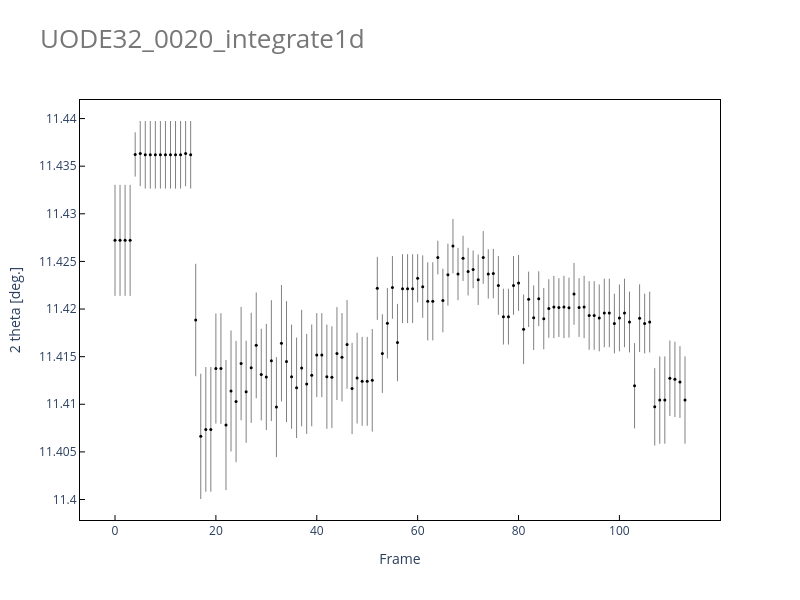

The notebook cell saved with this chart:
### Markdown cell above
## csv出力

### Code cell
# figureとcsvを作成します
def makecsv(jsonfile: str,
            hdf: Union[str, list[str]],
            ) -> None:

    # データ読み込み
    ity = []
    if type(hdf) == str:
        with h5py.File(hdf, mode = "r") as f:
            tth = np.array(f["rad"][()]) # type: ignore
            for i in range(len(list(f["integrated"].keys()))): # type: ignore
                ity.append(f["integrated/frame = {}".format(i)][()]) # type: ignore
    elif type(hdf) == list:
        for file in hdf:
            with h5py.File(file, mode = "r") as f:
                tth = np.array(f["rad"][()]) # type: ignore
                for i in range(len(list(f["integrated"].keys()))): # type: ignore
                    ity.append(f["integrated/frame = {}".format(i)][()]) # type: ignore
    ity = np.vstack(ity)
    with open(jsonfile, mode = "r") as f:
        d = json.load(f)
    
    # フレーム
    n_frame = len(d["fitres"].keys())
    frame = np.arange(n_frame)

    # for文用の変数
    pos = []
    err = []
    pf = peakfit()
    sns = []
    if d["func"] == "asympsdVoigt":
        fitfunc = pf.asympsdVoigt
        areafunc = pf.asympsdVoigt_area
    if d["func"] == "psdVoigt":
        fitfunc = pf.psdVoigt
        areafunc = pf.psdVoigt_area

    # 位置とエラーを取得
    for i in frame:

        # データ取得
        res = d["fitres"]["frame = {}".format(i)]["res"]

        # 位置
        pos.append(res["params"]["center"])

        # フィッティングエラー
        err_fit = res["err"]["center"]

        # バックグラウンド
        tth_range = d["fitres"]["frame = {}".format(i)]["range"]
        tth_mask = (tth > tth_range[0]) * (tth < tth_range[1])
        y_obs = ity[i][tth_mask]
        y_opt = fitfunc(x = tth[tth_mask], params = res["params"]) + pf.background(x = tth[tth_mask], params = res["params"])
        bg = np.sqrt(np.sum(np.square(y_opt - y_obs)))

        # ピーク強度
        area = areafunc(params = res["params"])/(tth[1]-tth[0])

        # シグナルノイズ比
        sn = area / np.sqrt(area + bg)
        sns.append(sn)

        # ピークエラー
        if d["func"] == "asympsdVoigt":
            fwhm = np.mean([res["params"][side]["fwhm"] for side in ["left", "right"]])
        if d["func"] == "psdVoigt":
            fwhm = np.array(res["params"]["fwhm"])
        err_peakrange = fwhm / sn

        # エラー算出
        err.append(np.sqrt(np.square(err_fit) + np.square(err_peakrange)))

    # plt.plot(sns)
    # return

    # csv保存
    df = pd.DataFrame(np.array([pos,err]).T, index = frame)
    df.columns = ["2 theta [deg.]", "err [deg.]"]
    csvfile = os.path.join(cachedir, "fitres.csv")
    df.to_csv(csvfile)
    print("Save: "+ os.path.abspath(csvfile))

    if True: # plotly
        fig = go.Figure()
        
        errplot = go.Scatter(
            x=frame,
            y=pos,
            error_y=dict(
                type='data',       # データごとに値を指定するモード
                array=err, # エラーバーの長さのリスト
                visible=True,      # 表示をオンにする
                color='#000000',       # エラーバーの色
                thickness=0.5,     # エラーバーの太さ
                width=0            # 先端の横棒（キャップ）の幅
            ),
            mode='markers', # 点のみ表示（線をつなぐ場合は 'lines+markers'）
            marker = {
                'symbol': "circle",
                'size': 3,
                'color': "#000000"
            }
        )
        fig.add_trace(errplot)

        fig.update_layout(
            title = dict(
                text = os.path.splitext(os.path.basename(hdf))[0] if type(hdf) == str else None,
                font = dict(
                    size = 26,
                    color = "#777777"
                ),
                x = 0.05,
                y = 0.95,
                xanchor = "left",
                yanchor = "top",
            ),
            xaxis = {
                'title': "Frame",
                "linecolor": "#000000",
                "linewidth": 1,
                'ticks': "inside",
                "tickcolor": "#000000",
                "tickwidth": 1,
                "ticklen": 5,
                'mirror': True,
            },
            yaxis = {
                'title': "2 theta [deg.]",
                "linecolor": "#000000",
                "linewidth": 1,
                'ticks': "inside",
                "tickcolor": "#000000",
                "tickwidth": 1,
                "ticklen": 5,
                'mirror': True,
            },
            plot_bgcolor = '#ffffff',
            showlegend = False,
            legend = dict(
                bordercolor = "#000000",
                orientation = "h",
                yanchor = "bottom",
                y = 1,
                bgcolor = "rgba(255,255,255,0)",
                xanchor = "center",
                x = 0.5
            ),
            width = 800,
            height = 600,
        )

        fig.show()
    
    if True: # matplotlib
        fig, ax = plt.subplots()
        fig.set_size_inches(6,4.5)

        ax.errorbar(
            x = frame,
            y = pos,
            yerr = err,
            lw = 0,
            fmt = "o",
            ms = 3,
            c = "0",
            mfc = "1",
            elinewidth=0.5,
            mew = 0.5
        )
        ax.set_xlabel("Frame", fontsize = 10)
        ax.set_ylabel("2 theta [deg.]", fontsize = 10)


        pngfile = os.path.join(cachedir, "fitres.png")
        plt.savefig(pngfile, dpi = 300)
        plt.close()
        print("Save: " + os.path.abspath(pngfile))
        display(Image(pngfile, width = 600))
    
    return
makecsv(jsonfile=jsonfile, hdf = hdf_1d)
del makecsv

### Figure 1 — Plotly figure (JSON) as saved in the notebook; plotly's stock layout.template omitted (floating-point values rounded to 4 significant figures)
{"data": [{"error_y": {"array": [0.00583, 0.00583, 0.00583, 0.00583, 0.00233, 0.003423, 0.003547, 0.003547, 0.003547, 0.003547, 0.003547, 0.003547, 0.003547, 0.003547, 0.003423, 0.003547, 0.005905, 0.006576, 0.006545, 0.006545, 0.00578, 0.005814, 0.00683, 0.006356, 0.006371, 0.00595, 0.005359, 0.005785, 0.005554, 0.004812, 0.005575, 0.006345, 0.00525, 0.006114, 0.006347, 0.005473, 0.005274, 0.006117, 0.005247, 0.005345, 0.004411, 0.004411, 0.005473, 0.005341, 0.00488, 0.004641, 0.004653, 0.004792, 0.004767, 0.00467, 0.00467, 0.005386, 0.003309, 0.004136, 0.003694, 0.003292, 0.004062, 0.003614, 0.003614, 0.003614, 0.002539, 0.003279, 0.004102, 0.004102, 0.00177, 0.003343, 0.003258, 0.002857, 0.002747, 0.002377, 0.002505, 0.001984, 0.00265, 0.002771, 0.002587, 0.002589, 0.003083, 0.002932, 0.002932, 0.003083, 0.002933, 0.003651, 0.002909, 0.003393, 0.00288, 0.003213, 0.003076, 0.003267, 0.003088, 0.003274, 0.003147, 0.003245, 0.003088, 0.003274, 0.003604, 0.003604, 0.003511, 0.003598, 0.003598, 0.003132, 0.003511, 0.003598, 0.003193, 0.00448, 0.003558, 0.003132, 0.003193, 0.004063, 0.004584, 0.004584, 0.003958, 0.003954, 0.003771, 0.004584], "color": "#000000", "thickness": 0.5, "type": "data", "visible": true, "width": 0}, "marker": {"color": "#000000", "size": 3, "symbol": "circle"}, "mode": "markers", "type": "scatter", "x": [0, 1, 2, 3, 4, 5, 6, 7, 8, 9, 10, 11, 12, 13, 14, 15, 16, 17, 18, 19, 20, 21, 22, 23, 24, 25, 26, 27, 28, 29, 30, 31, 32, 33, 34, 35, 36, 37, 38, 39, 40, 41, 42, 43, 44, 45, 46, 47, 48, 49, 50, 51, 52, 53, 54, 55, 56, 57, 58, 59, 60, 61, 62, 63, 64, 65, 66, 67, 68, 69, 70, 71, 72, 73, 74, 75, 76, 77, 78, 79, 80, 81, 82, 83, 84, 85, 86, 87, 88, 89, 90, 91, 92, 93, 94, 95, 96, 97, 98, 99, 100, 101, 102, 103, 104, 105, 106, 107, 108, 109, 110, 111, 112, 113], "y": [11.43, 11.43, 11.43, 11.43, 11.44, 11.44, 11.44, 11.44, 11.44, 11.44, 11.44, 11.44, 11.44, 11.44, 11.44, 11.44, 11.42, 11.41, 11.41, 11.41, 11.41, 11.41, 11.41, 11.41, 11.41, 11.41, 11.41, 11.41, 11.42, 11.41, 11.41, 11.41, 11.41, 11.42, 11.41, 11.41, 11.41, 11.41, 11.41, 11.41, 11.42, 11.42, 11.41, 11.41, 11.42, 11.41, 11.42, 11.41, 11.41, 11.41, 11.41, 11.41, 11.42, 11.42, 11.42, 11.42, 11.42, 11.42, 11.42, 11.42, 11.42, 11.42, 11.42, 11.42, 11.43, 11.42, 11.42, 11.43, 11.42, 11.43, 11.42, 11.42, 11.42, 11.43, 11.42, 11.42, 11.42, 11.42, 11.42, 11.42, 11.42, 11.42, 11.42, 11.42, 11.42, 11.42, 11.42, 11.42, 11.42, 11.42, 11.42, 11.42, 11.42, 11.42, 11.42, 11.42, 11.42, 11.42, 11.42, 11.42, 11.42, 11.42, 11.42, 11.41, 11.42, 11.42, 11.42, 11.41, 11.41, 11.41, 11.41, 11.41, 11.41, 11.41]}], "layout": {"height": 600, "legend": {"bgcolor": "rgba(255,255,255,0)", "bordercolor": "#000000", "orientation": "h", "x": 0.5, "xanchor": "center", "y": 1, "yanchor": "bottom"}, "plot_bgcolor": "#ffffff", "showlegend": false, "title": {"font": {"color": "#777777", "size": 26}, "text": "UODE32_0020_integrate1d", "x": 0.05, "xanchor": "left", "y": 0.95, "yanchor": "top"}, "width": 800, "xaxis": {"linecolor": "#000000", "linewidth": 1, "mirror": true, "tickcolor": "#000000", "ticklen": 5, "ticks": "inside", "tickwidth": 1, "title": {"text": "Frame"}}, "yaxis": {"linecolor": "#000000", "linewidth": 1, "mirror": true, "tickcolor": "#000000", "ticklen": 5, "ticks": "inside", "tickwidth": 1, "title": {"text": "2 theta [deg.]"}}}}
